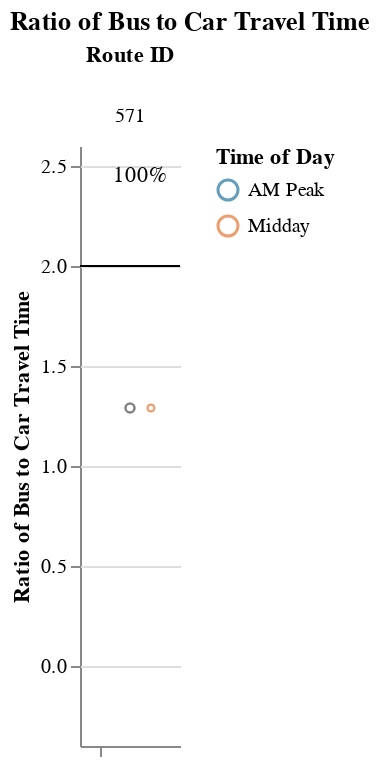
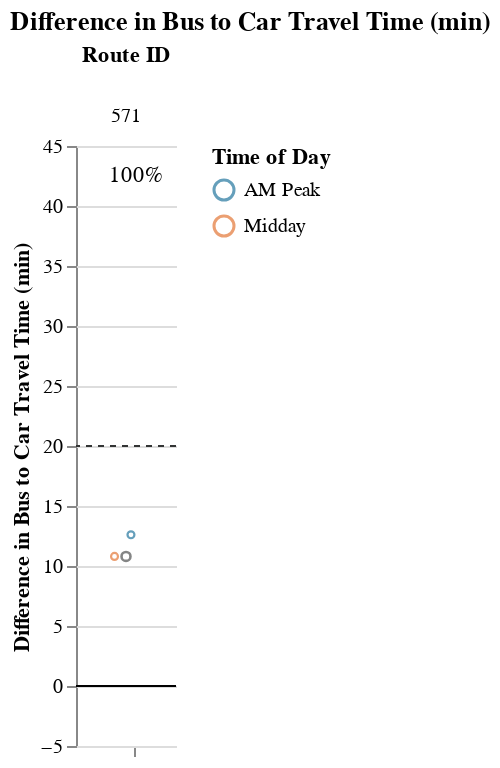

These figures' notebook cell, in order:
### Markdown cell above
## Viable Competitive Routes
### Short Routes (< 1 hr)

### Code cell
# Allow for possibility that operator doesn't have routes that fall into certain route_groups
# But, jupyterbook will not like markdown with f-string
# separate out route_group and put in each cell, and use try/except + if to display...
# but all 3 route groups must be displayed. just add sentence about why no routes were returned at the end
route_group = "short"
try:
    display_charts_for_route_group(df, route_group)
except:
    print("No routes meet this criteria.")

### Figure 1 — Vega-Lite specification as saved in the notebook (floating-point values rounded to 4 significant figures)
{"config": {"view": {"continuousWidth": 400, "continuousHeight": 300, "stroke": null}, "facet": {"spacing": 0}}, "data": {"name": "data-b12d595cb8c9c2a387edb3f332d043f1"}, "facet": {"column": {"field": "route_id", "sort": ["571"], "title": "Route ID", "type": "nominal"}}, "spec": {"layer": [{"mark": "rule", "encoding": {"color": {"value": "black"}, "y": {"field": "cutoff", "type": "quantitative"}}, "selection": {"selector001": {"type": "interval", "bind": "scales", "encodings": ["x", "y"]}}}, {"mark": {"type": "point", "opacity": 0.65, "size": 12, "strokeWidth": 1.1}, "encoding": {"color": {"field": "time_of_day", "scale": {"range": ["#136C97", "#E16B26", "#F6BF16", "#00896B", "#7790A3", "#5B559C"]}, "sort": ["AM Peak", "Midday", "PM Peak", "Owl Service"], "title": "Time of Day", "type": "nominal"}, "tooltip": [{"field": "route_id", "type": "nominal"}, {"field": "trip_id", "type": "nominal"}, {"field": "service_hours", "type": "quantitative"}, {"field": "car_duration_hours", "type": "quantitative"}, {"field": "bus_multiplier", "type": "quantitative"}, {"field": "bus_difference", "type": "quantitative"}, {"field": "num_trips", "type": "quantitative"}, {"field": "num_competitive", "type": "quantitative"}, {"field": "pct_trips_competitive", "type": "quantitative"}, {"field": "p25", "type": "quantitative"}, {"field": "p50", "type": "quantitative"}, {"field": "p75", "type": "quantitative"}], "x": {"axis": {"grid": false, "labels": false, "ticks": true, "values": [0]}, "field": "jitter", "scale": {}, "title": null, "type": "quantitative"}, "y": {"field": "bus_multiplier", "scale": {"domain": [-0.25, 2.5]}, "title": "Ratio of Bus to Car Travel Time", "type": "quantitative"}}, "transform": [{"calculate": "sqrt(-2*log(random()))*cos(2*PI*random())", "as": "jitter"}], "width": 50}, {"layer": [{"mark": {"type": "point", "opacity": 0.6, "size": 20, "strokeWidth": 1.3}, "encoding": {"color": {"value": "#323434"}, "y": {"field": "bus_multiplier", "type": "quantitative"}}, "transform": [{"filter": "(datum.p50_trip === 1)"}]}, {"mark": {"type": "text", "align": "center", "baseline": "middle"}, "encoding": {"color": {"value": "black"}, "text": {"field": "pct_trips_competitive", "format": ".0%", "type": "quantitative"}, "tooltip": [{"field": "route_id", "type": "nominal"}, {"field": "trip_id", "type": "nominal"}, {"field": "service_hours", "type": "quantitative"}, {"field": "car_duration_hours", "type": "quantitative"}, {"field": "bus_multiplier", "type": "quantitative"}, {"field": "bus_difference", "type": "quantitative"}, {"field": "num_trips", "type": "quantitative"}, {"field": "num_competitive", "type": "quantitative"}, {"field": "pct_trips_competitive", "type": "quantitative"}, {"field": "p25", "type": "quantitative"}, {"field": "p50", "type": "quantitative"}, {"field": "p75", "type": "quantitative"}], "x": {"value": 30}, "y": {"value": 15}}, "transform": [{"calculate": "sqrt(-2*log(random()))*cos(2*PI*random())", "as": "jitter"}, {"filter": "(datum.fastest_trip === 1)"}]}]}]}, "resolve": {"scale": {"y": "shared"}}, "title": "Ratio of Bus to Car Travel Time", "$schema": "https://vega.github.io/schema/vega-lite/v4.17.0.json", "datasets": {"data-b12d595cb8c9c2a387edb3f332d043f1": [{"calitp_itp_id": 11, "trip_key": -3472073110163871566, "trip_id": "t_27247_b_414_tn_0", "shape_id": "p_858", "route_id": "571", "service_hours": 0.8, "trip_first_departure_ts": 54600, "trip_last_arrival_ts": 57480, "departure_hour": 15, "time_of_day": "Midday", "p25": 0.8075, "p50": 0.815, "p75": 0.8225, "p50_trip": 1, "fastest_trip": 1, "car_duration_hours": 0.62, "competitive_route": 1, "bus_multiplier": 1.29, "bus_difference": 10.8, "num_trips": 2, "num_competitive": 2, "pct_trips_competitive": 1.0, "bus_difference_spread": 1.8, "route_group": "short", "max_trip_hrs": 0.83, "max_trip_route_group": 0.83, "name": "Amador Regional Transit System", "caltrans_district": "10 - Stockton", "drmt_organization_name": "['recGiMlqrcpPxScAH']", "cutoff2": 20, "cutoff": 2}, {"calitp_itp_id": 11, "trip_key": 4361041855970706728, "trip_id": "t_1544_b_414_tn_0", "shape_id": "p_1304302", "route_id": "571", "service_hours": 0.83, "trip_first_departure_ts": 29700, "trip_last_arrival_ts": 32700, "departure_hour": 8, "time_of_day": "AM Peak", "p25": 0.8075, "p50": 0.815, "p75": 0.8225, "p50_trip": 0, "fastest_trip": 0, "car_duration_hours": 0.62, "competitive_route": 1, "bus_multiplier": 1.34, "bus_difference": 12.6, "num_trips": 2, "num_competitive": 2, "pct_trips_competitive": 1.0, "bus_difference_spread": 1.8, "route_group": "short", "max_trip_hrs": 0.83, "max_trip_route_group": 0.83, "name": "Amador Regional Transit System", "caltrans_district": "10 - Stockton", "drmt_organization_name": "['recGiMlqrcpPxScAH']", "cutoff2": 20, "cutoff": 2}]}}

### Figure 2 — Vega-Lite specification as saved in the notebook (floating-point values rounded to 4 significant figures)
{"config": {"view": {"continuousWidth": 400, "continuousHeight": 300, "stroke": null}, "facet": {"spacing": 0}}, "data": {"name": "data-26efa628f586abbac7048b43a31c5c25"}, "facet": {"column": {"field": "route_id", "sort": ["571"], "title": "Route ID", "type": "nominal"}}, "spec": {"layer": [{"mark": "rule", "encoding": {"color": {"value": "black"}, "y": {"field": "cutoff", "type": "quantitative"}}, "selection": {"selector002": {"type": "interval", "bind": "scales", "encodings": ["x", "y"]}}}, {"mark": {"type": "rule", "strokeDash": [3, 3]}, "encoding": {"color": {"value": "#323434"}, "y": {"field": "cutoff2", "type": "quantitative"}}}, {"mark": {"type": "point", "opacity": 0.65, "size": 12, "strokeWidth": 1.1}, "encoding": {"color": {"field": "time_of_day", "scale": {"range": ["#136C97", "#E16B26", "#F6BF16", "#00896B", "#7790A3", "#5B559C"]}, "sort": ["AM Peak", "Midday", "PM Peak", "Owl Service"], "title": "Time of Day", "type": "nominal"}, "tooltip": [{"field": "route_id", "type": "nominal"}, {"field": "trip_id", "type": "nominal"}, {"field": "service_hours", "type": "quantitative"}, {"field": "car_duration_hours", "type": "quantitative"}, {"field": "bus_multiplier", "type": "quantitative"}, {"field": "bus_difference", "type": "quantitative"}, {"field": "num_trips", "type": "quantitative"}, {"field": "num_competitive", "type": "quantitative"}, {"field": "pct_trips_competitive", "type": "quantitative"}, {"field": "p25", "type": "quantitative"}, {"field": "p50", "type": "quantitative"}, {"field": "p75", "type": "quantitative"}], "x": {"axis": {"grid": false, "labels": false, "ticks": true, "values": [0]}, "field": "jitter", "scale": {}, "title": null, "type": "quantitative"}, "y": {"field": "bus_difference", "scale": {"domain": [-5, 42.6]}, "title": "Difference in Bus to Car Travel Time (min)", "type": "quantitative"}}, "transform": [{"calculate": "sqrt(-2*log(random()))*cos(2*PI*random())", "as": "jitter"}], "width": 50}, {"layer": [{"mark": {"type": "point", "opacity": 0.6, "size": 20, "strokeWidth": 1.3}, "encoding": {"color": {"value": "#323434"}, "y": {"field": "bus_difference", "type": "quantitative"}}, "transform": [{"filter": "(datum.p50_trip === 1)"}]}, {"mark": {"type": "text", "align": "center", "baseline": "middle"}, "encoding": {"color": {"value": "black"}, "text": {"field": "pct_trips_competitive", "format": ".0%", "type": "quantitative"}, "tooltip": [{"field": "route_id", "type": "nominal"}, {"field": "trip_id", "type": "nominal"}, {"field": "service_hours", "type": "quantitative"}, {"field": "car_duration_hours", "type": "quantitative"}, {"field": "bus_multiplier", "type": "quantitative"}, {"field": "bus_difference", "type": "quantitative"}, {"field": "num_trips", "type": "quantitative"}, {"field": "num_competitive", "type": "quantitative"}, {"field": "pct_trips_competitive", "type": "quantitative"}, {"field": "p25", "type": "quantitative"}, {"field": "p50", "type": "quantitative"}, {"field": "p75", "type": "quantitative"}], "x": {"value": 30}, "y": {"value": 15}}, "transform": [{"calculate": "sqrt(-2*log(random()))*cos(2*PI*random())", "as": "jitter"}, {"filter": "(datum.fastest_trip === 1)"}]}]}]}, "resolve": {"scale": {"y": "shared"}}, "title": "Difference in Bus to Car Travel Time (min)", "$schema": "https://vega.github.io/schema/vega-lite/v4.17.0.json", "datasets": {"data-26efa628f586abbac7048b43a31c5c25": [{"calitp_itp_id": 11, "trip_key": -3472073110163871566, "trip_id": "t_27247_b_414_tn_0", "shape_id": "p_858", "route_id": "571", "service_hours": 0.8, "trip_first_departure_ts": 54600, "trip_last_arrival_ts": 57480, "departure_hour": 15, "time_of_day": "Midday", "p25": 0.8075, "p50": 0.815, "p75": 0.8225, "p50_trip": 1, "fastest_trip": 1, "car_duration_hours": 0.62, "competitive_route": 1, "bus_multiplier": 1.29, "bus_difference": 10.8, "num_trips": 2, "num_competitive": 2, "pct_trips_competitive": 1.0, "bus_difference_spread": 1.8, "route_group": "short", "max_trip_hrs": 0.83, "max_trip_route_group": 0.83, "name": "Amador Regional Transit System", "caltrans_district": "10 - Stockton", "drmt_organization_name": "['recGiMlqrcpPxScAH']", "cutoff2": 20, "cutoff": 0}, {"calitp_itp_id": 11, "trip_key": 4361041855970706728, "trip_id": "t_1544_b_414_tn_0", "shape_id": "p_1304302", "route_id": "571", "service_hours": 0.83, "trip_first_departure_ts": 29700, "trip_last_arrival_ts": 32700, "departure_hour": 8, "time_of_day": "AM Peak", "p25": 0.8075, "p50": 0.815, "p75": 0.8225, "p50_trip": 0, "fastest_trip": 0, "car_duration_hours": 0.62, "competitive_route": 1, "bus_multiplier": 1.34, "bus_difference": 12.6, "num_trips": 2, "num_competitive": 2, "pct_trips_competitive": 1.0, "bus_difference_spread": 1.8, "route_group": "short", "max_trip_hrs": 0.83, "max_trip_route_group": 0.83, "name": "Amador Regional Transit System", "caltrans_district": "10 - Stockton", "drmt_organization_name": "['recGiMlqrcpPxScAH']", "cutoff2": 20, "cutoff": 0}]}}
